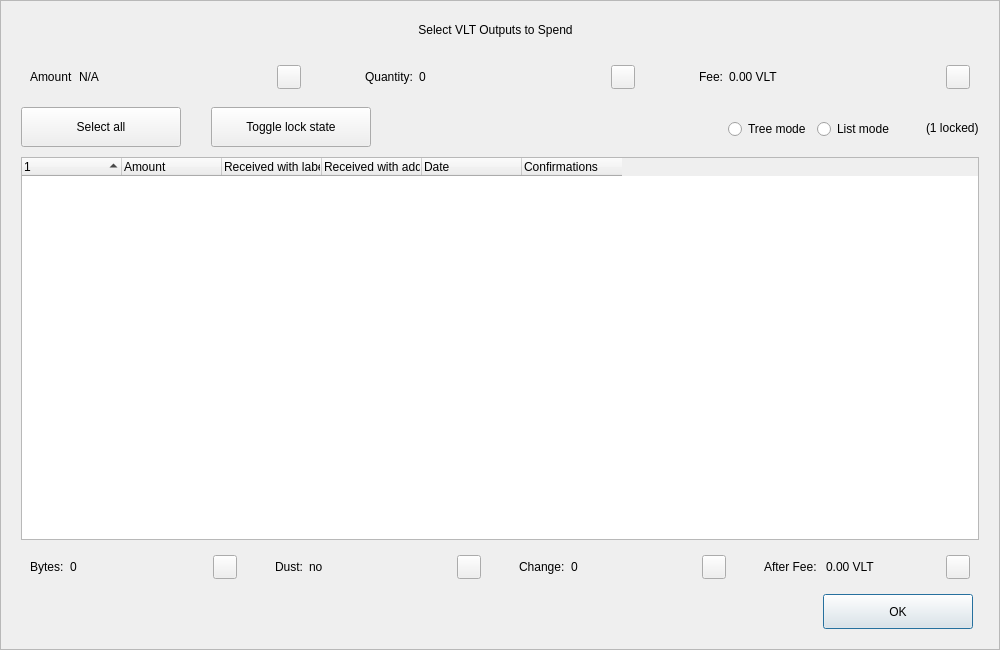
<?xml version="1.0" encoding="UTF-8"?>
<ui version="4.0">
 <class>CoinControlDialog</class>
 <widget class="QDialog" name="CoinControlDialog">
  <property name="geometry">
   <rect>
    <x>0</x>
    <y>0</y>
    <width>1000</width>
    <height>650</height>
   </rect>
  </property>
  <property name="minimumSize">
   <size>
    <width>950</width>
    <height>650</height>
   </size>
  </property>
  <property name="windowTitle">
   <string>Coin Selection</string>
  </property>
  <property name="styleSheet">
   <string notr="true"/>
  </property>
  <layout class="QVBoxLayout" name="verticalLayout">
   <property name="spacing">
    <number>0</number>
   </property>
   <property name="leftMargin">
    <number>0</number>
   </property>
   <property name="topMargin">
    <number>0</number>
   </property>
   <property name="rightMargin">
    <number>0</number>
   </property>
   <property name="bottomMargin">
    <number>0</number>
   </property>
   <item>
    <widget class="QFrame" name="frameContainer">
     <property name="toolTipDuration">
      <number>0</number>
     </property>
     <property name="frameShape">
      <enum>QFrame::StyledPanel</enum>
     </property>
     <property name="frameShadow">
      <enum>QFrame::Raised</enum>
     </property>
     <layout class="QVBoxLayout" name="verticalLayout_2">
      <property name="leftMargin">
       <number>0</number>
      </property>
      <property name="rightMargin">
       <number>0</number>
      </property>
      <property name="bottomMargin">
       <number>20</number>
      </property>
      <item>
       <layout class="QHBoxLayout" name="horizontalLayout_12">
        <property name="spacing">
         <number>0</number>
        </property>
        <property name="leftMargin">
         <number>20</number>
        </property>
        <property name="rightMargin">
         <number>30</number>
        </property>
        <item>
         <spacer name="horizontalSpacer_4">
          <property name="orientation">
           <enum>Qt::Horizontal</enum>
          </property>
          <property name="sizeHint" stdset="0">
           <size>
            <width>40</width>
            <height>20</height>
           </size>
          </property>
         </spacer>
        </item>
        <item>
         <widget class="QLabel" name="labelTitle">
          <property name="minimumSize">
           <size>
            <width>0</width>
            <height>40</height>
           </size>
          </property>
          <property name="maximumSize">
           <size>
            <width>16777215</width>
            <height>40</height>
           </size>
          </property>
          <property name="text">
           <string>Select VLT Outputs to Spend</string>
          </property>
          <property name="alignment">
           <set>Qt::AlignCenter</set>
          </property>
          <property name="margin">
           <number>7</number>
          </property>
         </widget>
        </item>
        <item>
         <spacer name="horizontalSpacer_5">
          <property name="orientation">
           <enum>Qt::Horizontal</enum>
          </property>
          <property name="sizeHint" stdset="0">
           <size>
            <width>40</width>
            <height>20</height>
           </size>
          </property>
         </spacer>
        </item>
       </layout>
      </item>
      <item>
       <layout class="QHBoxLayout" name="horizontalLayout_8">
        <property name="leftMargin">
         <number>20</number>
        </property>
        <property name="rightMargin">
         <number>20</number>
        </property>
        <item>
         <widget class="QWidget" name="layoutAmount" native="true">
          <layout class="QHBoxLayout" name="horizontalLayout_9" stretch="0,1,0">
           <item>
            <widget class="QLabel" name="labelCoinControlAmountText">
             <property name="text">
              <string>Amount</string>
             </property>
            </widget>
           </item>
           <item>
            <widget class="QLabel" name="labelCoinControlAmount">
             <property name="text">
              <string notr="true">N/A</string>
             </property>
            </widget>
           </item>
           <item alignment="Qt::AlignHCenter|Qt::AlignVCenter">
            <widget class="QPushButton" name="pushButtonAmount">
             <property name="minimumSize">
              <size>
               <width>0</width>
               <height>24</height>
              </size>
             </property>
             <property name="maximumSize">
              <size>
               <width>24</width>
               <height>26</height>
              </size>
             </property>
             <property name="focusPolicy">
              <enum>Qt::NoFocus</enum>
             </property>
             <property name="styleSheet">
              <string notr="true">padding-bottom:2px;
padding-right:4px;</string>
             </property>
             <property name="text">
              <string/>
             </property>
            </widget>
           </item>
          </layout>
         </widget>
        </item>
        <item>
         <spacer name="horizontalSpacer_2">
          <property name="orientation">
           <enum>Qt::Horizontal</enum>
          </property>
          <property name="sizeType">
           <enum>QSizePolicy::Fixed</enum>
          </property>
          <property name="sizeHint" stdset="0">
           <size>
            <width>40</width>
            <height>20</height>
           </size>
          </property>
         </spacer>
        </item>
        <item>
         <widget class="QWidget" name="layoutQuantity" native="true">
          <layout class="QHBoxLayout" name="horizontalLayout_10" stretch="0,1,0">
           <item>
            <widget class="QLabel" name="labelCoinControlQuantityText">
             <property name="text">
              <string>Quantity:</string>
             </property>
            </widget>
           </item>
           <item>
            <widget class="QLabel" name="labelCoinControlQuantity">
             <property name="text">
              <string notr="true">0</string>
             </property>
            </widget>
           </item>
           <item alignment="Qt::AlignHCenter|Qt::AlignVCenter">
            <widget class="QPushButton" name="pushButtonQuantity">
             <property name="minimumSize">
              <size>
               <width>0</width>
               <height>24</height>
              </size>
             </property>
             <property name="maximumSize">
              <size>
               <width>24</width>
               <height>26</height>
              </size>
             </property>
             <property name="focusPolicy">
              <enum>Qt::NoFocus</enum>
             </property>
             <property name="styleSheet">
              <string notr="true">padding-bottom:2px;
               padding-right:4px;</string>
             </property>
             <property name="text">
              <string/>
             </property>
            </widget>
           </item>
          </layout>
         </widget>
        </item>
        <item>
         <spacer name="horizontalSpacer_22">
          <property name="orientation">
           <enum>Qt::Horizontal</enum>
          </property>
          <property name="sizeType">
           <enum>QSizePolicy::Fixed</enum>
          </property>
          <property name="sizeHint" stdset="0">
           <size>
            <width>40</width>
            <height>20</height>
           </size>
          </property>
         </spacer>
        </item>
        <item>
         <widget class="QWidget" name="layoutFee" native="true">
          <layout class="QHBoxLayout" name="horizontalLayout_11" stretch="0,1,0">
           <item>
            <widget class="QLabel" name="labelCoinControlFeeText">
             <property name="text">
              <string>Fee:</string>
             </property>
            </widget>
           </item>
           <item>
            <widget class="QLabel" name="labelCoinControlFee">
             <property name="text">
              <string>0.00 VLT</string>
             </property>
            </widget>
           </item>
           <item alignment="Qt::AlignHCenter|Qt::AlignVCenter">
            <widget class="QPushButton" name="pushButtonFee">
             <property name="minimumSize">
              <size>
               <width>0</width>
               <height>24</height>
              </size>
             </property>
             <property name="maximumSize">
              <size>
               <width>24</width>
               <height>26</height>
              </size>
             </property>
             <property name="focusPolicy">
              <enum>Qt::NoFocus</enum>
             </property>
             <property name="styleSheet">
              <string notr="true">padding-bottom:2px;
               padding-right:4px;</string>
             </property>
             <property name="text">
              <string/>
             </property>
            </widget>
           </item>
          </layout>
         </widget>
        </item>
       </layout>
      </item>
      <item>
       <widget class="QFrame" name="frame">
        <property name="minimumSize">
         <size>
          <width>0</width>
          <height>40</height>
         </size>
        </property>
        <property name="styleSheet">
         <string notr="true">#frame {
	border:0;
}</string>
        </property>
        <property name="frameShape">
         <enum>QFrame::StyledPanel</enum>
        </property>
        <property name="frameShadow">
         <enum>QFrame::Sunken</enum>
        </property>
        <layout class="QHBoxLayout" name="horizontalLayout">
         <property name="spacing">
          <number>0</number>
         </property>
         <property name="leftMargin">
          <number>20</number>
         </property>
         <property name="topMargin">
          <number>0</number>
         </property>
         <property name="rightMargin">
          <number>20</number>
         </property>
         <property name="bottomMargin">
          <number>0</number>
         </property>
         <item>
          <layout class="QHBoxLayout" name="horizontalLayoutPanel" stretch="0,0,0,0,0,0">
           <property name="spacing">
            <number>20</number>
           </property>
           <item>
            <widget class="QPushButton" name="pushButtonSelectAll">
             <property name="sizePolicy">
              <sizepolicy hsizetype="Maximum" vsizetype="Fixed">
               <horstretch>0</horstretch>
               <verstretch>0</verstretch>
              </sizepolicy>
             </property>
             <property name="minimumSize">
              <size>
               <width>160</width>
               <height>40</height>
              </size>
             </property>
             <property name="maximumSize">
              <size>
               <width>16777215</width>
               <height>40</height>
              </size>
             </property>
             <property name="text">
              <string>Select all</string>
             </property>
             <property name="checkable">
              <bool>true</bool>
             </property>
             <property name="checked">
              <bool>false</bool>
             </property>
             <property name="autoExclusive">
              <bool>false</bool>
             </property>
             <property name="autoDefault">
              <bool>false</bool>
             </property>
            </widget>
           </item>
           <item>
            <spacer name="horizontalSpacer_6">
             <property name="orientation">
              <enum>Qt::Horizontal</enum>
             </property>
             <property name="sizeType">
              <enum>QSizePolicy::Fixed</enum>
             </property>
             <property name="sizeHint" stdset="0">
              <size>
               <width>10</width>
               <height>20</height>
              </size>
             </property>
            </spacer>
           </item>
           <item>
            <widget class="QPushButton" name="pushButtonToggleLock">
             <property name="sizePolicy">
              <sizepolicy hsizetype="Maximum" vsizetype="Fixed">
               <horstretch>0</horstretch>
               <verstretch>0</verstretch>
              </sizepolicy>
             </property>
             <property name="minimumSize">
              <size>
               <width>160</width>
               <height>40</height>
              </size>
             </property>
             <property name="maximumSize">
              <size>
               <width>16777215</width>
               <height>40</height>
              </size>
             </property>
             <property name="text">
              <string>Toggle lock state</string>
             </property>
             <property name="checkable">
              <bool>true</bool>
             </property>
             <property name="autoExclusive">
              <bool>false</bool>
             </property>
             <property name="autoDefault">
              <bool>false</bool>
             </property>
            </widget>
           </item>
           <item>
            <spacer name="horizontalSpacer_7">
             <property name="orientation">
              <enum>Qt::Horizontal</enum>
             </property>
             <property name="sizeType">
              <enum>QSizePolicy::Expanding</enum>
             </property>
             <property name="sizeHint" stdset="0">
              <size>
               <width>30</width>
               <height>20</height>
              </size>
             </property>
            </spacer>
           </item>
           <item alignment="Qt::AlignRight">
            <widget class="QGroupBox" name="groupBox_2">
             <property name="styleSheet">
              <string notr="true">#groupBox_2 {
    background-color:transparent;
    border-radius:0;
}</string>
             </property>
             <property name="title">
              <string/>
             </property>
             <layout class="QHBoxLayout" name="horizontalLayout_14">
              <item>
               <widget class="QRadioButton" name="radioTreeMode">
                <property name="sizePolicy">
                 <sizepolicy hsizetype="Maximum" vsizetype="Fixed">
                  <horstretch>0</horstretch>
                  <verstretch>0</verstretch>
                 </sizepolicy>
                </property>
                <property name="text">
                 <string>Tree mode</string>
                </property>
               </widget>
              </item>
              <item>
               <widget class="QRadioButton" name="radioListMode">
                <property name="sizePolicy">
                 <sizepolicy hsizetype="Maximum" vsizetype="Fixed">
                  <horstretch>0</horstretch>
                  <verstretch>0</verstretch>
                 </sizepolicy>
                </property>
                <property name="text">
                 <string>List mode</string>
                </property>
                <property name="checked">
                 <bool>false</bool>
                </property>
               </widget>
              </item>
             </layout>
            </widget>
           </item>
           <item>
            <widget class="QLabel" name="labelLocked">
             <property name="text">
              <string>(1 locked)</string>
             </property>
            </widget>
           </item>
          </layout>
         </item>
        </layout>
       </widget>
      </item>
      <item>
       <layout class="QHBoxLayout" name="horizontalLayout_13">
        <property name="leftMargin">
         <number>20</number>
        </property>
        <property name="rightMargin">
         <number>20</number>
        </property>
        <item>
         <widget class="CoinControlTreeWidget" name="treeWidget">
          <property name="contextMenuPolicy">
           <enum>Qt::CustomContextMenu</enum>
          </property>
          <property name="styleSheet">
           <string notr="true"/>
          </property>
          <property name="sortingEnabled">
           <bool>false</bool>
          </property>
          <property name="columnCount">
           <number>6</number>
          </property>
          <attribute name="headerShowSortIndicator" stdset="0">
           <bool>true</bool>
          </attribute>
          <attribute name="headerStretchLastSection">
           <bool>false</bool>
          </attribute>
          <column>
           <property name="text">
            <string/>
           </property>
          </column>
          <column>
           <property name="text">
            <string>Amount</string>
           </property>
          </column>
          <column>
           <property name="text">
            <string>Received with label</string>
           </property>
          </column>
          <column>
           <property name="text">
            <string>Received with address</string>
           </property>
          </column>
          <column>
           <property name="text">
            <string>Date</string>
           </property>
          </column>
          <column>
           <property name="text">
            <string>Confirmations</string>
           </property>
           <property name="toolTip">
            <string>Confirmed</string>
           </property>
          </column>
         </widget>
        </item>
       </layout>
      </item>
      <item>
       <layout class="QHBoxLayout" name="horizontalLayout_3">
        <property name="spacing">
         <number>20</number>
        </property>
        <property name="leftMargin">
         <number>20</number>
        </property>
        <property name="rightMargin">
         <number>20</number>
        </property>
        <item>
         <widget class="QWidget" name="layoutBytes" native="true">
          <layout class="QHBoxLayout" name="horizontalLayout_4" stretch="0,1,0">
           <item>
            <widget class="QLabel" name="labelCoinControlBytesText">
             <property name="text">
              <string>Bytes:</string>
             </property>
            </widget>
           </item>
           <item>
            <widget class="QLabel" name="labelCoinControlBytes">
             <property name="text">
              <string notr="true">0</string>
             </property>
            </widget>
           </item>
           <item alignment="Qt::AlignHCenter|Qt::AlignVCenter">
            <widget class="QPushButton" name="pushButtonBytes">
             <property name="minimumSize">
              <size>
               <width>0</width>
               <height>24</height>
              </size>
             </property>
             <property name="maximumSize">
              <size>
               <width>24</width>
               <height>26</height>
              </size>
             </property>
             <property name="focusPolicy">
              <enum>Qt::NoFocus</enum>
             </property>
             <property name="styleSheet">
              <string notr="true">padding-bottom:2px;
               padding-right:4px;</string>
             </property>
             <property name="text">
              <string/>
             </property>
            </widget>
           </item>
          </layout>
         </widget>
        </item>
        <item>
         <widget class="QWidget" name="layoutDust" native="true">
          <layout class="QHBoxLayout" name="horizontalLayout_5" stretch="0,1,0">
           <item>
            <widget class="QLabel" name="labelCoinControlLowOutputText">
             <property name="text">
              <string>Dust:</string>
             </property>
            </widget>
           </item>
           <item>
            <widget class="QLabel" name="labelCoinControlLowOutput">
             <property name="text">
              <string>no</string>
             </property>
            </widget>
           </item>
           <item alignment="Qt::AlignHCenter|Qt::AlignVCenter">
            <widget class="QPushButton" name="pushButtonDust">
             <property name="minimumSize">
              <size>
               <width>0</width>
               <height>24</height>
              </size>
             </property>
             <property name="maximumSize">
              <size>
               <width>24</width>
               <height>26</height>
              </size>
             </property>
             <property name="focusPolicy">
              <enum>Qt::NoFocus</enum>
             </property>
             <property name="styleSheet">
              <string notr="true">padding-bottom:2px;
               padding-right:4px;</string>
             </property>
             <property name="text">
              <string/>
             </property>
            </widget>
           </item>
          </layout>
         </widget>
        </item>
        <item>
         <widget class="QWidget" name="layoutChange" native="true">
          <layout class="QHBoxLayout" name="horizontalLayout_6" stretch="0,1,0">
           <item>
            <widget class="QLabel" name="labelCoinControlChangeText">
             <property name="text">
              <string>Change:</string>
             </property>
            </widget>
           </item>
           <item>
            <widget class="QLabel" name="labelCoinControlChange">
             <property name="text">
              <string notr="true">0</string>
             </property>
            </widget>
           </item>
           <item alignment="Qt::AlignHCenter|Qt::AlignVCenter">
            <widget class="QPushButton" name="pushButtonChange">
             <property name="minimumSize">
              <size>
               <width>0</width>
               <height>24</height>
              </size>
             </property>
             <property name="maximumSize">
              <size>
               <width>24</width>
               <height>26</height>
              </size>
             </property>
             <property name="focusPolicy">
              <enum>Qt::NoFocus</enum>
             </property>
             <property name="styleSheet">
              <string notr="true">padding-bottom:2px;
               padding-right:4px;</string>
             </property>
             <property name="text">
              <string/>
             </property>
            </widget>
           </item>
          </layout>
         </widget>
        </item>
        <item>
         <widget class="QWidget" name="layoutAfter" native="true">
          <layout class="QHBoxLayout" name="horizontalLayout_7" stretch="0,1,0">
           <item>
            <widget class="QLabel" name="labelCoinControlAfterFeeText">
             <property name="text">
              <string>After Fee: </string>
             </property>
            </widget>
           </item>
           <item>
            <widget class="QLabel" name="labelCoinControlAfterFee">
             <property name="text">
              <string>0.00 VLT</string>
             </property>
            </widget>
           </item>
           <item alignment="Qt::AlignHCenter|Qt::AlignVCenter">
            <widget class="QPushButton" name="pushButtonAlterFee">
             <property name="minimumSize">
              <size>
               <width>0</width>
               <height>24</height>
              </size>
             </property>
             <property name="maximumSize">
              <size>
               <width>24</width>
               <height>26</height>
              </size>
             </property>
             <property name="focusPolicy">
              <enum>Qt::NoFocus</enum>
             </property>
             <property name="styleSheet">
              <string notr="true">padding-bottom:2px;
               padding-right:4px;</string>
             </property>
             <property name="text">
              <string/>
             </property>
            </widget>
           </item>
          </layout>
         </widget>
        </item>
       </layout>
      </item>
      <item>
       <layout class="QHBoxLayout" name="horizontalLayout_2">
        <property name="spacing">
         <number>0</number>
        </property>
        <property name="leftMargin">
         <number>20</number>
        </property>
        <property name="rightMargin">
         <number>26</number>
        </property>
        <item>
         <spacer name="horizontalSpacer_3">
          <property name="orientation">
           <enum>Qt::Horizontal</enum>
          </property>
          <property name="sizeHint" stdset="0">
           <size>
            <width>558</width>
            <height>20</height>
           </size>
          </property>
         </spacer>
        </item>
        <item>
         <widget class="QPushButton" name="pushButtonOk">
          <property name="minimumSize">
           <size>
            <width>150</width>
            <height>35</height>
           </size>
          </property>
          <property name="text">
           <string>OK</string>
          </property>
         </widget>
        </item>
       </layout>
      </item>
     </layout>
    </widget>
   </item>
  </layout>
 </widget>
 <customwidgets>
  <customwidget>
   <class>CoinControlTreeWidget</class>
   <extends>QTreeWidget</extends>
   <header>coincontroltreewidget.h</header>
  </customwidget>
 </customwidgets>
 <resources/>
 <connections/>
</ui>
